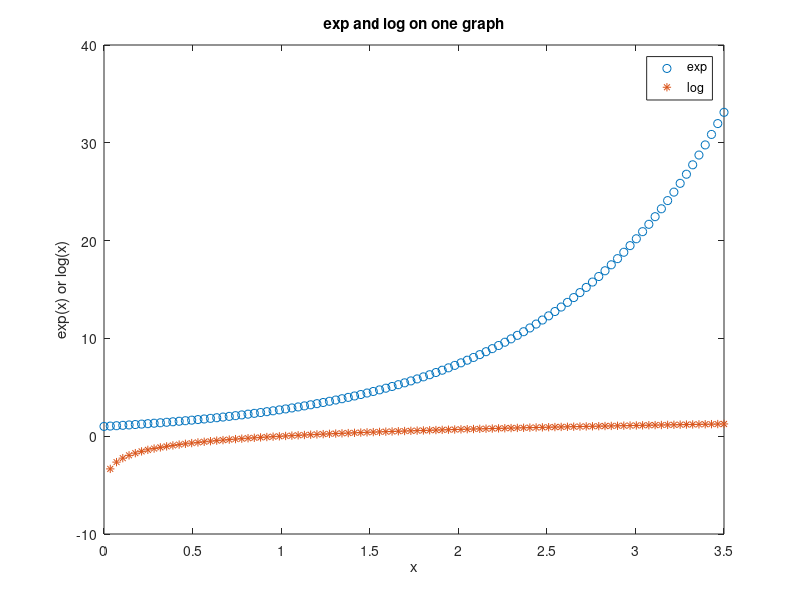

MATLAB code for this plot:
% Plots exp(x) and log(x) on one graph
x = linspace(0,3.5); 
ey = exp(x); 
ly = log(x); 
plot(x,ey,'o'); 
hold on; 
plot(x,ly,'*'); 
legend('exp', 'log'); 
xlabel('x'); 
ylabel('exp(x) or log(x)'); 
title('exp and log on one graph');